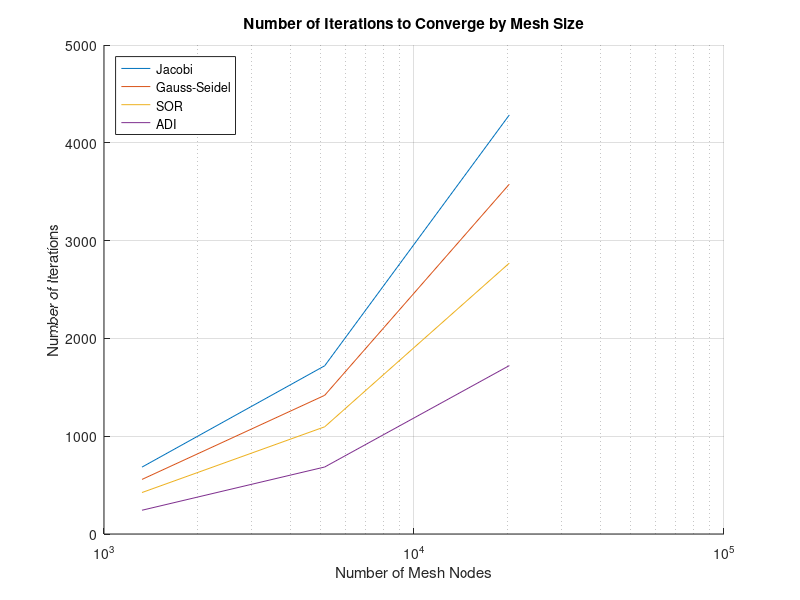

This figure's MATLAB source:
x = [26*51 51*101 201*101];
jacobi = [684 1720 4285];
gauss = [558 1418 3577];
sor = [424 1096 2770];
adi = [243 685 1722];

hold on;
plot(x, jacobi, x, gauss, x, sor, x, adi);
legend('Jacobi', 'Gauss-Seidel', 'SOR', 'ADI', 'Location', 'northwest');
xlabel('Number of Mesh Nodes'), ylabel('Number of Iterations');
set(gca, 'XScale', 'log');
title("Number of Iterations to Converge by Mesh Size");
grid on;
saveas(gcf,'convergencePlot.png'); close(gcf);